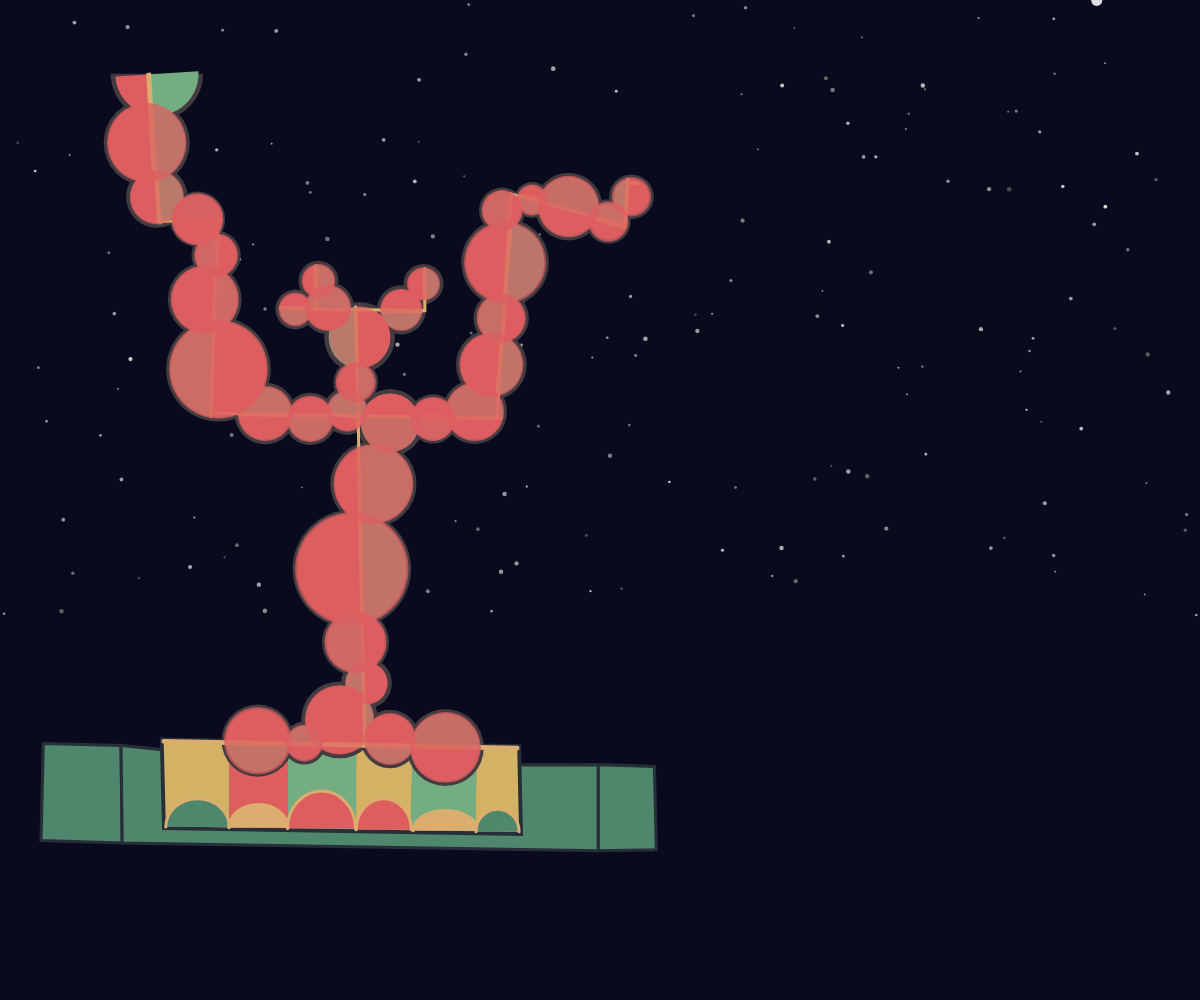
Frame 1 (no input)
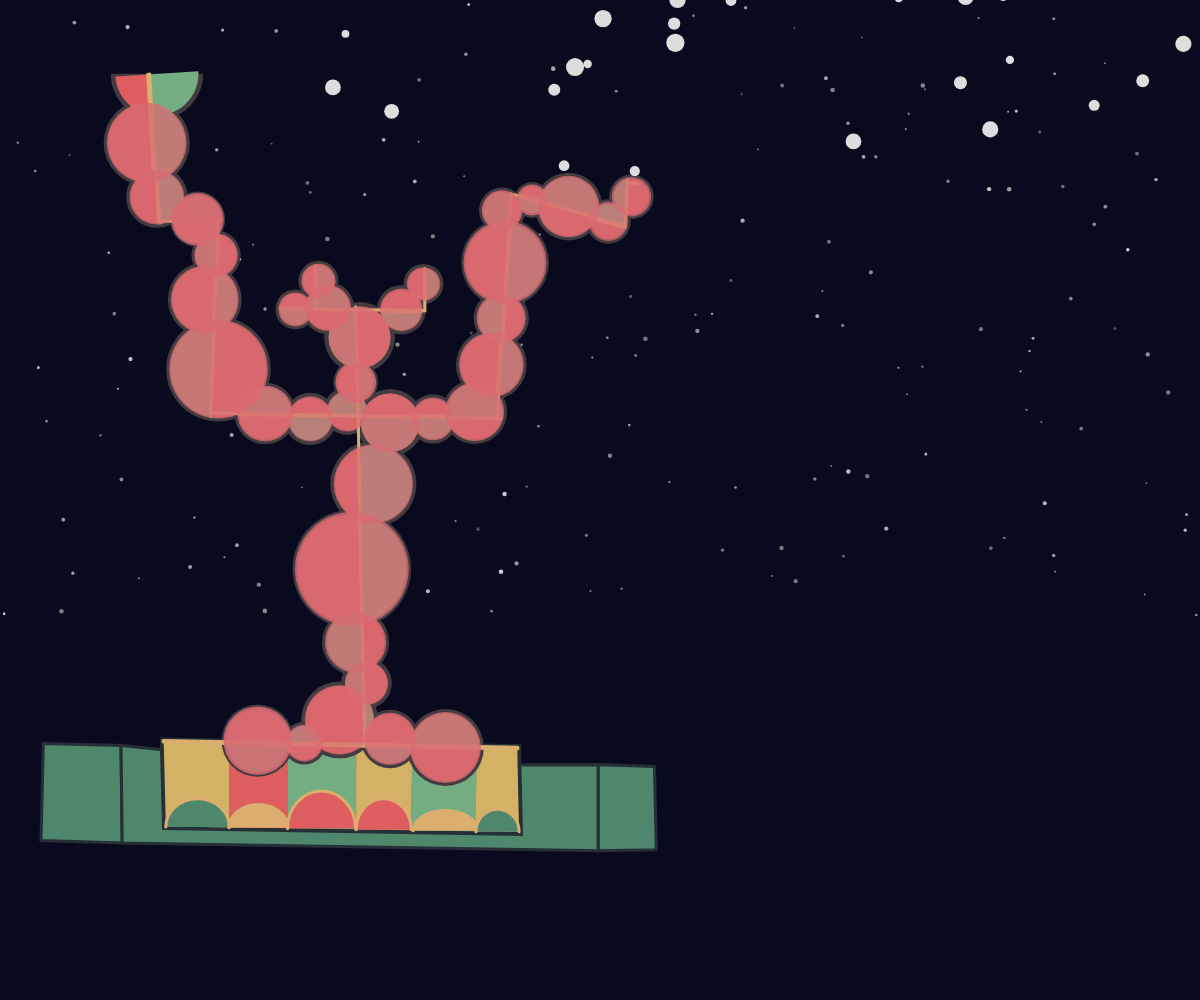
Frame 60 (no input)
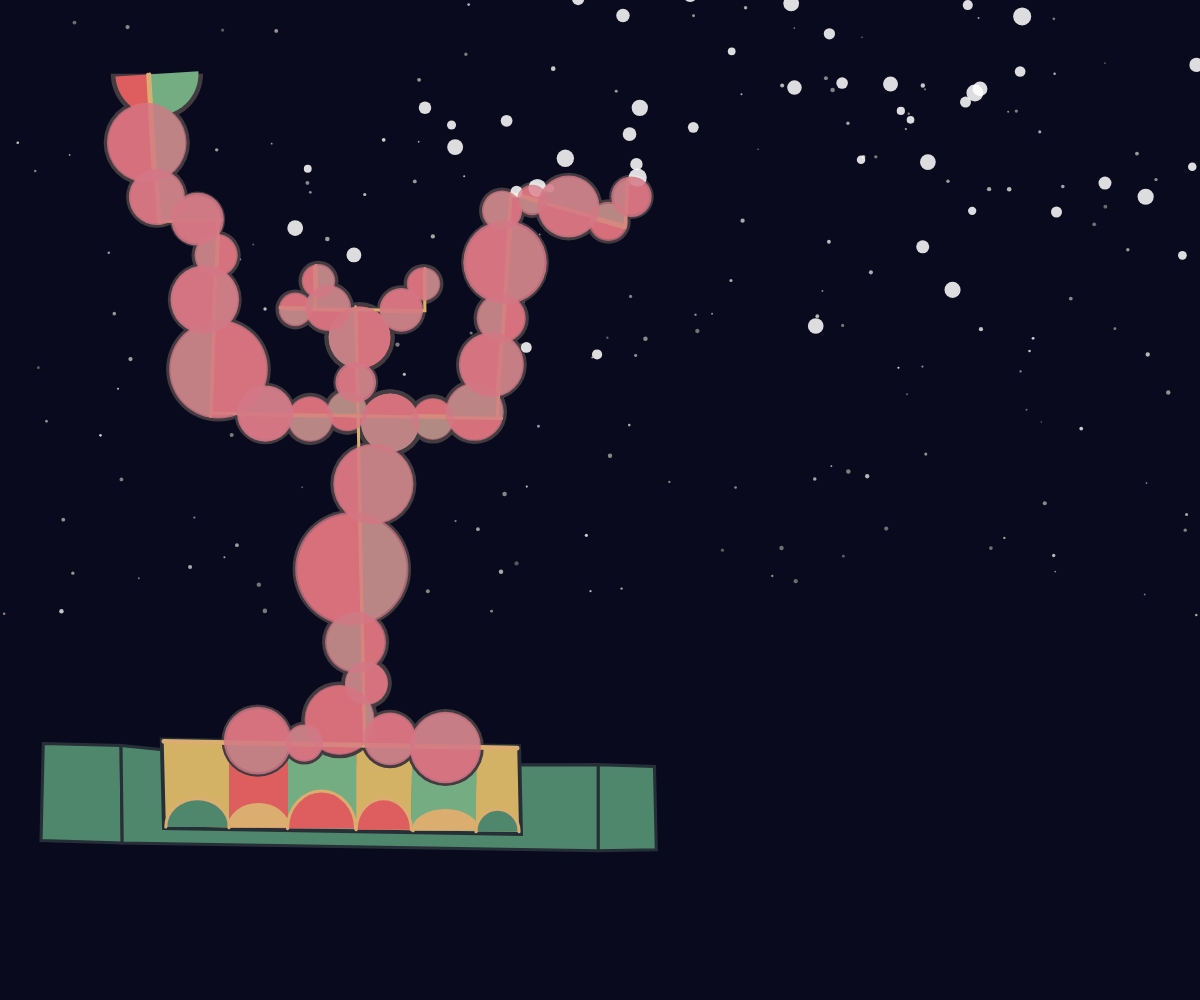
Frame 120 (the mouse pressed at the canvas centre since frame 60)

The p5.js sketch that drew these frames (run headless with seeded random() and noise() and a simulated clock; from frame 60 on, the mouse is pressed at the canvas centre):

// p5.js sketch
// ── sketch.js
// ========== Initialize Variables ==========
let snowflakes = [];         // Array to store all snowflake objects
let stars = [];              // Array to store all star objects
let numStars = 250;          // Number of stars
let windDirection = 1;       // Wind direction: 1 = blowing right, -1 = blowing left
let windTimer = 0;           // Timer to control when wind direction changes
let windNoiseOffset = 0;     // Offset for Perlin noise to simulate smooth wind variation
let glowingFruits = [];      // Array to store all "glowing fruit" objects
 // Responsive Setup
let scaleFactor;  // Global scaling factor for maintaining proportions on different screen sizes
let originalWidth = 457; // Original canvas width (used as base reference)
let originalHeight = 650; // Original canvas height (used as base reference)

function setup() {
createCanvas(windowWidth, windowHeight); // Make the canvas size match the browser window (responsive)
originalWidth = 457;
originalHeight = 650;
angleMode(DEGREES); // Use degrees instead of radians for angle calculations


// ========== Generate Snowflakes ==========
// Create multiple snowflake objects and store them in the snowflakes array.
// These snowflakes will later be animated with Perlin-noise-influenced wind.
for (let i = 0; i < 270; i++) {
  snowflakes.push(new Snowflake());  // Create a new snowflake and add it to the array
}


// ========== Generate Stars ==========
// Star positions and flickering brightness will be static in location,
// but dynamic in brightness using Perlin noise for smooth variation.
randomSeed(42); // Set random seed to ensure consistent star field across runs
for (let i = 0; i < numStars; i++) {
  stars.push({
    x: random(width),             // Random x-position
    y: random(height * 0.4),      // Limit stars to appear in the top 40% of the canvas
    size: random(1, 3),           // Random size range for each star
    offset: random(1000)          // Perlin noise offset for controlling brightness flicker
  });
}

// ========== Generate Glowing Fruits ==========
// Manually place "glowing fruits" (representing apples) at fixed positions.
// Each fruit will glow and gradually freeze, then fade away based on Perlin noise and random().
glowingFruits = [
new GlowingFruit(231.1, 417.4, 40),
new GlowingFruit(238.2, 444.1, 28),
new GlowingFruit(220.7, 467.94, 46),
new GlowingFruit(233.7, 219.3, 40),
new GlowingFruit(128.35, 142.5, 34),
new GlowingFruit(260.84, 201.4, 28),
new GlowingFruit(228.7, 369.8, 74),
new GlowingFruit(242.7, 314.6, 52),
new GlowingFruit(192, 201.1, 22),
new GlowingFruit(213.2, 200.2, 30),
new GlowingFruit(207, 182.55, 22),
new GlowingFruit(253.57, 274.75, 38),
new GlowingFruit(275.268,184.58, 22),
new GlowingFruit(172.4,268.8, 36),
new GlowingFruit(201.67, 272.3, 30),
new GlowingFruit(281.4, 272.3, 28),
new GlowingFruit(308.55, 267.65, 38),
new GlowingFruit(142, 240, 64),
new GlowingFruit(133.1, 194.7, 44),
new GlowingFruit(140.46, 165.9, 28),
new GlowingFruit(128.35, 142.5,32),
new GlowingFruit(95.38, 92.78, 52),
new GlowingFruit(101.96, 128.1, 36),
new GlowingFruit(319.4, 237.1, 42),
new GlowingFruit(325.77, 206.856, 32),
new GlowingFruit(328.277, 170.56, 54),
new GlowingFruit(326.36, 136.8, 26),
new GlowingFruit(345.9, 130, 20),
new GlowingFruit(369.53,134.278, 40),
new GlowingFruit(395.46, 143.946, 26),
new GlowingFruit(410.44, 127.88, 26),
new GlowingFruit(167.5, 481.436, 44),
new GlowingFruit(197.81, 483, 24),
new GlowingFruit(253.46, 480.3, 34),
new GlowingFruit(289.5, 485.86, 46),
new GlowingFruit(231.25, 248.5, 26),
new GlowingFruit(225.7, 267.2, 27),

];
}

// ========== draw() loop ==========
function draw() {

  // Dynamic Scaling 
 scaleFactor = min(width / originalWidth, height / originalHeight); // Calculate scaling factor based on window size
 scale(scaleFactor); // Scale all subsequent drawings to maintain visual proportions

 background(10, 10, 30); // Deep blue background simulating a winter night
 drawStars();   // Call star rendering function
 drawAllGraphics(); // Draw shared group visuals (static image)


// ========== Animate Wind ==========
  // Occasionally flip wind direction every 120 frames (approx 2 seconds),
  // but only with 1% probability per frame after cooldown.
if (frameCount - windTimer > 120 && random() < 0.01) {
windDirection *= -1; // Change wind direction with a 1% chance using random()
windTimer = frameCount;
}

windNoiseOffset += 0.01; // Smooth wind simulation using Perlin noise

// --- External Technique Notice ---
// The map() functions below were used to map Perlin noise values.
// I learned how to use these functions from The Coding Train's YouTube tutorials
// A detailed explanation of their purpose，usage and source is included in the README file.

// Compute wind force based on Perlin noise and direction
let windForce = map(noise(windNoiseOffset), 0, 1, -1.5, 1.5) * windDirection;


 // ========== Animate and Draw Snowflakes ==========
for (let flake of snowflakes) {
flake.update(windForce); // Update position based on wind force
flake.display();  // Render each snowflake as a white ellipse
}

// === Animate and render glowing fruits ===
for (let fruit of glowingFruits) {
fruit.update(); // Update freeze and fade-out status
fruit.display(); // Draw the glowing fruit
}

}


// ========== Draw twinkling stars using Perlin noise ==========
function drawStars() {
noStroke();
for (let i = 0; i < stars.length; i++) {
let star = stars[i];

// Use Perlin noise to create smooth fluctuations in brightness.
  // This avoids the harsh flicker of pure randomness.
let brightness = map(noise(star.offset + frameCount * 0.05), 0, 1, 50, 255);

fill(brightness);   // Set brightness based on Perlin noise
ellipse(star.x, star.y, star.size);  // Draw the star as a small glowing dot
}

// ========== Window Resize Handler ==========
function windowResized() {
  resizeCanvas(windowWidth, windowHeight);// Automatically resize the canvas when the window is resized
}
}

// ========== Snowflake Class ==========
class Snowflake {
constructor() {
this.xoff = random(1000); // Unique Perlin noise offset for each snowflake’s path
this.y = random(-height, 0); // Random vertical start position above canvas
this.size = random(5, 12); // Snowflake size generated using random()
this.x = map(noise(this.xoff), 0, 1, 0, width); // Horizontal position determined by Perlin noise
this.ySpeed = random(1, 2); // Vertical falling speed randomized
}

update(windForce) {
this.y += this.ySpeed; // Fall vertically
this.xoff += 0.01;     // Increment noise offset
this.x += windForce;   // Drift horizontally based on Perlin-noise-driven wind

// Reset snowflake if it goes off screen
if (this.y > height) {
this.y = random(-50, -10); // Respawn above the screen
this.x = random(width);   // Random horizontal position
}
}

display() {
noStroke();
fill(255, 255, 255, 220); // White with slight transparency for soft look
ellipse(this.x, this.y, this.size);// Draw the snowflake

}
}

// ========== GlowingFruit Class ==========
// This class simulates an apple that slowly freezes, glows, and then disappears.
// The animation uses both Perlin noise (for smooth pulsing glow) and random() (for unpredictability)
class GlowingFruit {
constructor(x, y, baseSize) {
this.x = x;        // X-position of the fruit on canvas
this.y = y;        // Y-position of the fruit on canvas
this.baseSize = baseSize;  // Base size of the fruit
this.freezeProgress = 0;  // Freezing progress (from 0 to 1), controls color transition
this.noiseOffset = random(1000);  // Unique Perlin noise offset for each fruit to control glow variation
this.disappear = false; // State flag: whether fruit begins disappearing
this.fadeOut = 255;  // Controls gradual fade out
}

update() {
if (!this.disappear) {
// Gradually increase freezing progress over time
this.freezeProgress += 0.002; // The freeze progress is gradually increasing 
this.freezeProgress = constrain(this.freezeProgress, 0, 1);// Limit between 0 and 1


// Once freeze progress is above 80%, use random() to decide if this fruit should disappear
if (this.freezeProgress > 0.8 && random() < 0.002) {
this.disappear = true; // 0.2% chance per frame after freezing threshold
}
} else {
 // If in disappear state, gradually reduce opacity (fade out)
this.fadeOut -= 2; 
if (this.fadeOut < 0) this.fadeOut = 0; // Clamp to avoid negative alpha
}
}

display() {
push();
translate(this.x, this.y);// Move drawing context to fruit position


// --- External Technique Notice ---
// Using lerp() to interpolate color — technique learned from The Coding Train (YouTube)
// More details in README.

// === Color transition: simulates freezing ===
    // Using lerp() to interpolate between warm and cold colors
let r = lerp(222, 180, this.freezeProgress); // Red shifts from warm to cool
let g = lerp(94, 200, this.freezeProgress); // Green becomes brighter (frosty)
let b = lerp(96, 255, this.freezeProgress);  // Blue increases, representing ice



// === Glowing flicker effect: simulated with Perlin noise ===
    // Perlin noise gives smooth, organic variation in glow intensity
let glow = map(noise(this.noiseOffset + frameCount * 0.01), 0, 1, 150, 255);

// Simulate subtle pulsing in size using same Perlin noise offset
let sizePulse = this.baseSize + map(noise(this.noiseOffset + frameCount * 0.01), 0, 1, -1, 1);

 // Set fill with dynamic transparency: min() ensures fruit fades out properly
fill(r, g, b, min(this.fadeOut, glow));
noStroke();
ellipse(0, 0, sizePulse); // Draw glowing fruit

pop(); // Restore drawing context
}
}



// ========== Group work code ==========
function drawAllGraphics() {
let polygon1 = [
{ x: 28.13, y: 483.25 },
{ x: 78.67, y: 484.6 },
{ x: 79.45, y: 547.9 },
{ x: 26.65, y: 546.3 },
];
fill('#4E876B'); 
stroke('#262F37'); 
strokeWeight(2);
beginShape();
for (let pt of polygon1) {
vertex(pt.x, pt.y);
}
endShape(CLOSE);
let polygon2 = [
{ x: 78.67, y: 484.6 },
{ x: 79.45, y: 547.9 },
{ x: 388.9, y: 553 },
{ x: 388.9, y: 497 },
{ x: 206.1, y: 497.5 },
];
fill('#4E876B'); 
stroke('#262F37'); 
strokeWeight(2);
beginShape();
for (let pt of polygon2) {
vertex(pt.x, pt.y);
}
endShape(CLOSE);
let polygon3 = [
{ x: 388.9, y: 553 },
{ x: 388.9, y: 497 },
{ x: 425.4, y: 498.2 },
{ x: 426.6, y: 552.4 },
]
fill('#4E876B'); 
stroke('#262F37'); 
strokeWeight(2);
beginShape();
for (let pt of polygon3) {
vertex(pt.x, pt.y);
}
endShape(CLOSE);
let polygon10 = [
{ x: 106.4, y: 482 },
{ x: 107.8, y: 537 },
{ x: 337.4, y: 540.8},
{ x: 336.2, y: 486.2 },
]
noFill(); 
stroke('#262F37'); 
strokeWeight(5);
beginShape();
for (let pt of polygon10) {
vertex(pt.x, pt.y);
}
endShape(CLOSE);
let polygon4 = [
{ x: 106.4, y: 482 },
{ x: 107.8, y: 537 },
{ x: 149, y: 537.8 },
{ x: 149, y: 482.6 },
]
fill('#D3B265'); 
noStroke();
beginShape();
for (let pt of polygon4) {
vertex(pt.x, pt.y);
}
endShape(CLOSE);
let polygon5 = [
{ x: 187.2, y: 483.4 },
{ x: 187.2, y: 538.3},
{ x: 149, y: 537.8 },
{ x: 149, y: 482.6 },
]
fill('#DE5E60'); 
noStroke();
beginShape();
for (let pt of polygon5) {
vertex(pt.x, pt.y);
}
endShape(CLOSE);
let polygon6 = [
{ x: 187.2, y: 483.4 },
{ x: 187.2, y: 538.3},
{ x: 231.5, y: 539 },
{ x: 231.5, y: 484.2 },
]
fill('#75AD82'); 
noStroke();
beginShape();
for (let pt of polygon6) {
vertex(pt.x, pt.y);
}
endShape(CLOSE);
let polygon7 = [
{ x: 268.1, y: 485 },
{ x: 267.1, y: 539.7},
{ x: 231.5, y: 539 },
{ x: 231.5, y: 484.2 },
]
fill('#D3B265'); 
noStroke();
beginShape();
for (let pt of polygon7) {
vertex(pt.x, pt.y);
}
endShape(CLOSE);
let polygon8 = [
{ x: 268.1, y: 485 },
{ x: 267.1, y: 539.7},
{ x: 309, y: 540.39 },
{ x: 310, y: 485.7 },
]
fill('#75AD82'); 
noStroke();
beginShape();
for (let pt of polygon8) {
vertex(pt.x, pt.y);
}
endShape(CLOSE);
let polygon9 = [
{ x: 336.2, y: 486.2 },
{ x: 337.4, y: 540.8},
{ x: 309, y: 540.39 },
{ x: 310, y: 485.7 },
]
fill('#D3B265'); 
noStroke();
beginShape();
for (let pt of polygon9) {
vertex(pt.x, pt.y);
}
endShape(CLOSE);


// Shadow
let fixedCircles = [
{ x: 228.7, y: 369.8, r: 38.5, color: '#423B40' },
{ x: 242.7, y: 314.6, r: 28, color: '#423B40' },
{ x: 231.1, y: 417.4, r: 21.75, color: '#423B40' },
{ x: 238.2, y: 444.1, r: 16.5, color: '#423B40' },
{ x: 220.7, y: 467.94, r: 25, color: '#423B40' },
{ x: 233.7, y: 219.3, r: 23, color: '#423B40' },
{ x: 231.25, y: 248.5, r: 14.5, color: '#423B40' },
{ x: 192, y: 201.1, r: 13, color: '#423B40' },
{ x: 213.2, y: 200.2, r: 17, color: '#423B40' },
{ x: 260.84, y: 201.4, r: 16, color: '#423B40' },
{ x: 207, y: 182.55, r: 13, color: '#423B40' },
{ x: 275.268, y: 184.58, r: 13, color: '#423B40' },
{ x: 253.57, y: 274.75, r: 21.75, color: '#423B40' },
{ x: 225.7, y: 267.2, r: 15.5, color: '#423B40' },
{ x: 253.57, y: 274.75, r: 21.75, color: '#423B40' },
{ x: 172.4, y: 268.8, r: 20, color: '#423B40' },
{ x: 201.67, y: 272.3, r: 17, color: '#423B40' },
{ x: 281.4, y: 272.3, r: 16, color: '#423B40' },
{ x: 308.55, y: 267.65, r: 21, color: '#423B40' },
{ x: 142, y: 240, r: 34, color: '#423B40' },
{ x: 133.1, y: 194.7, r: 24, color: '#423B40' },
{ x: 140.46, y: 165.9, r: 16, color: '#423B40' },
{ x: 128.35, y: 142.5, r: 18, color: '#423B40' },
{ x: 95.38, y: 92.78, r: 28, color: '#423B40' },
{ x: 101.96, y: 128.1, r: 20, color: '#423B40' },
{ x: 319.4, y: 237.1, r: 23, color: '#423B40' },
{ x: 325.77, y: 206.856, r: 18, color: '#423B40' },
{ x: 328.277, y:170.56, r: 28.5, color: '#423B40' },
{ x: 326.36, y:136.8, r: 15, color: '#423B40' },
{ x: 345.9, y:130, r: 11.65, color: '#423B40' },
{ x: 369.53, y:134.278, r: 22, color: '#423B40' },
{ x: 395.46, y:143.946, r: 14.5, color: '#423B40' },
{ x: 410.44, y:127.88, r: 14.5, color: '#423B40' },
{ x: 167.5, y:481.436, r: 23.5, color: '#423B40' },
{ x: 197.81, y:483, r: 14, color: '#423B40' },
{ x: 253.46, y:480.3, r: 19, color: '#423B40' },
{ x: 289.5, y:485.86, r: 25, color: '#423B40' },
];
for (let c of fixedCircles) {
fill(c.color);
noStroke();
ellipse(c.x, c.y, c.r * 2);
}
let halfCircles = [
{ x:102, y: 48, r: 30 },
];
for (let c of halfCircles) {
fill('#423B40'); 
arc(c.x, c.y, c.r * 2, c.r * 2, 0, 180, 180); 
}
drawSplitCirclePrecise(228.7, 369.8, 35.5, 5.73, -1.33); 
drawSplitCirclePrecise(242.7, 314.6, 25, -9.2, -1.33); 
drawSplitCirclePrecise(231.1, 417.4, 18.75, -4.5, -181.33); 
drawSplitCirclePrecise(238.2, 444.1, 13.5, 2, -181.33); 
drawSplitCirclePrecise(220.7, 467.94, 22, 16.1, -1.33); 
drawSplitCirclePrecise(233.7, 219.3, 20, 2.1, -181.33);
drawSplitCirclePrecise(231.25, 248.5, 11.5, 1, -1.33);
drawSplitCirclePrecise(192, 201.1, 10, -1, 90.76);
drawSplitCirclePrecise(213.2, 200.2, 14, -1.2, 270.76);
drawSplitCirclePrecise(260.84, 201.4, 13, 1, 90.76);
drawSplitCirclePrecise(207, 182.55, 10, -1.4, -1.1);
drawSplitCirclePrecise(275.268, 184.58, 10, 1, -0.91);
drawSplitCirclePrecise(253.57, 274.75, 18.75, -4, 90.84);
drawSplitCirclePrecise(225.7, 267.2, 12.5, -3, 272.84);
drawSplitCirclePrecise(253.57, 274.75, 18.75, -4, 90.84);
drawSplitCirclePrecise(172.4, 268.8, 17, -1, 270.84);
drawSplitCirclePrecise(201.67, 272.3, 14, -2, 90.84);
drawSplitCirclePrecise(281.4, 272.3, 13, -2, 90.84);
drawSplitCirclePrecise(308.55, 267.65, 18, -4, 270.84);
drawSplitCirclePrecise(142, 240, 31, 4, 182.01);
drawSplitCirclePrecise(133.1, 194.7, 21, 6, 2.01);
drawSplitCirclePrecise(140.46, 165.9, 13, -1, 182.01);
drawSplitCirclePrecise(128.35, 142.5, 15, -0.9, -91.52);
drawSplitCirclePrecise(95.38, 92.78, 25, 3.1, -3.43);
drawSplitCirclePrecise(101.96, 128.1, 17, 1, -3.43);
drawSplitCirclePrecise(319.4, 237.1, 20, 5, 4.45);
drawSplitCirclePrecise(325.77, 206.856, 15, -2, 184.45);
drawSplitCirclePrecise(328.277, 170.56, 25.5, 2, 4.45);
drawSplitCirclePrecise(326.36, 136.8, 12, -5, 184.45);
drawSplitCirclePrecise(345.9, 130, 8.65, -1, -254.52);
drawSplitCirclePrecise(369.53, 134.278, 19, -2, -74.52);
drawSplitCirclePrecise(395.46, 143.946, 11.5, -1.1, -74.52);
drawSplitCirclePrecise(410.44, 127.88, 11.5, 3, 182.84);
drawSplitCirclePrecise(167.5, 481.436, 20.5, 2, 91.27);
drawSplitCirclePrecise(197.81, 483, 11, -1, 271.27);
drawSplitCirclePrecise(253.46, 480.3, 16, 4, 91.27);
drawSplitCirclePrecise(289.5, 485.86, 22, 0.5, 271.27);
drawSplitSemiCircle(102, 48, 27, -6, -3.43, "up");
let points1 = [
{ x: 97.27, y: 48.12 },
{ x: 103, y: 144 },
{ x: 141.69, y: 143 },
{ x: 137.2, y: 268.4 },
{ x: 323.1, y: 272 },
{ x: 332.15, y: 126.1 },
{ x: 406.4, y: 146.7 },
{ x: 407.8, y: 119 },
{ x: 414.9, y: 119.26 },
];
stroke('#DBAD6E');
strokeWeight(2);
noFill();
beginShape();
for (let pt of points1) {
vertex(pt.x, pt.y);
}
endShape();
let points2 = [
{ x: 204.45, y: 173.55 },
{ x: 204.96, y: 201.1 },
];
stroke('#DBAD6E');
strokeWeight(2);
noFill();
beginShape();
for (let pt of points2) {
vertex(pt.x, pt.y);
}
endShape();
let points3 = [
{ x: 185.85, y: 200.67 },
{ x: 276.2, y: 201.9 },
{ x: 275.76, y: 176.3 },
];
stroke('#DBAD6E');
strokeWeight(2);
noFill();
beginShape();
for (let pt of points3) {
vertex(pt.x, pt.y);
}
endShape();
let points4 = [
{ x: 231.4, y: 201.9 },
{ x: 237.1, y: 484.2 },
];
stroke('#DBAD6E');
strokeWeight(2);
noFill();
beginShape();
for (let pt of points4) {
vertex(pt.x, pt.y);
}
endShape();
let points5 = [
{ x: 106.43, y: 481.87 },
{ x: 336.2, y: 486.3 },
];
stroke('#DBAD6E');
strokeWeight(3);
noFill();
beginShape();
for (let pt of points5) {
vertex(pt.x, pt.y);
}
endShape();
drawTopArch(128.4, 537.5, 41.2, 36.8, '#4E876B', '#DBAD6E', 2);
drawTopArch(168, 538, 38.3, 30, '#DBAD6E', '#DBAD6E', 2);
drawTopArch(209, 538.6, 44.2, 48.8, '#DE5E60', '#DBAD6E', 2);
drawTopArch(249.46, 539.3, 35.9, 40.2, '#DE5E60', '#DBAD6E', 2);
drawTopArch(289.5, 540, 41.97, 26.34, '#DBAD6E', '#DBAD6E', 2);
drawTopArch(323.4, 540.6, 28, 29.2, '#4E876B', '#DBAD6E', 2);
}
function drawSplitCirclePrecise(cx, cy, radius, splitOffset = 0, rotationDeg = 0) {
let resolution = 0.01;
let redPoints = [];
let greenPoints = [];


// Circular point sampling (all based on local coordinates)
for (let angle = 0; angle <= 360; angle += degrees(resolution)) {
let x = cos(angle) * radius;
let y = sin(angle) * radius;
if (x <= splitOffset) {
redPoints.push({ x, y });
} else {
greenPoints.push({ x, y });
}
}

// Calculate white line endpoints (inside the circle)
let dx = splitOffset;
if (abs(dx) >= radius) return; // Skip if outside the circle
let dy = sqrt(sq(radius) - sq(dx));
let top = { x: dx, y: -dy };
let bottom = { x: dx, y: dy };
push();
translate(cx, cy);
rotate(rotationDeg);
noStroke();

// Red region
fill('#DE5E60');
beginShape();
vertex(top.x, top.y);
redPoints.forEach(p => vertex(p.x, p.y));
vertex(bottom.x, bottom.y);
endShape(CLOSE);


// Green region
fill('#75AD82');
beginShape();
vertex(top.x, top.y);
greenPoints.forEach(p => vertex(p.x, p.y));
vertex(bottom.x, bottom.y);
endShape(CLOSE);

// // Dark blue outline (optional)
// stroke('#262F37');
// strokeWeight(2);
// noFill();
// ellipse(0, 0, radius * 2);

// Dividing line
stroke('#DBAD6E');
strokeWeight(2);
line(top.x, top.y, bottom.x, bottom.y);
pop();
}
function drawSplitSemiCircle(cx, cy, radius, splitOffset = 0, rotationDeg = 0, direction = "up") {
let resolution = 0.01;
let points = [];
let startAngle = 0;
let endAngle = 180;
let flipY = -1;
if (direction === "down") {
startAngle = 180;
endAngle = 360;
flipY = 1;
}
let dx = constrain(splitOffset, -radius, radius);
let dy = sqrt(sq(radius) - sq(dx));
let arcX = dx;
let arcY = flipY * dy;
for (let angle = startAngle; angle <= endAngle; angle += degrees(resolution)) {
let x = cos(angle) * radius;
let y = sin(angle) * radius;
points.push({ x, y });
}
let redPoints = points.filter(p => p.x <= dx);
let greenPoints = points.filter(p => p.x > dx);
push();
translate(cx, cy);
rotate(rotationDeg);
noStroke();
fill('#DE5E60');
beginShape();
vertex(dx, 0);
redPoints.forEach(p => vertex(p.x, p.y));
endShape(CLOSE);
fill('#75AD82');
beginShape();
vertex(dx, 0);
greenPoints.forEach(p => vertex(p.x, p.y));
endShape(CLOSE);

// // Dark blue outline
// stroke('#262F37');
// strokeWeight(2);
// noFill();
// arc(0, 0, radius * 2, radius * 2, startAngle, endAngle);

// Draw white line on the opposite side of the colored region (by mirroring the y-coordinate)
stroke('#DBAD6E');
strokeWeight(2);
line(dx, 0, dx, -arcY);
pop();
} 
function drawTopArch(x, y, w, h, fillColor, strokeColor, strokeW = 2) {

 // Fill the overall shape (no stroke)
noStroke();
fill(fillColor);
beginShape();
for (let a = 0; a <= 180; a += 0.01) {
let px = x + cos(a) * w / 2;
let py = y - sin(a) * h / 2;
vertex(px, py);
}
vertex(x - w / 2, y); // Bottom left corner
vertex(x + w / 2, y); //Bottom right corner
endShape(CLOSE);

 // Draw the arc separately (with stroke)
  // Dark blue outline
noFill();
stroke(strokeColor);
strokeWeight(strokeW);
arc(x, y, w, h, 180, 0);
}
